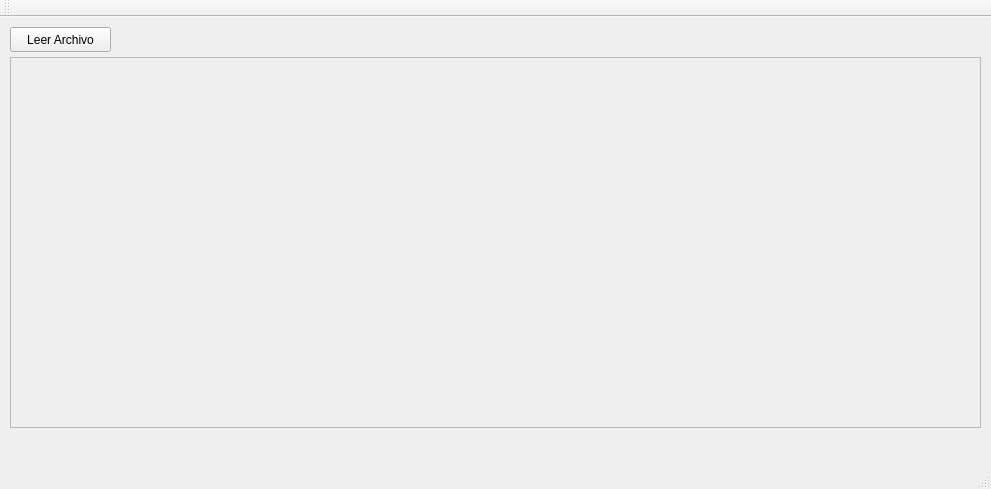
<?xml version="1.0" encoding="UTF-8"?>
<ui version="4.0">
 <class>ventanaPrincipal</class>
 <widget class="QMainWindow" name="ventanaPrincipal">
  <property name="geometry">
   <rect>
    <x>0</x>
    <y>0</y>
    <width>991</width>
    <height>489</height>
   </rect>
  </property>
  <property name="windowTitle">
   <string>Ventana Principal</string>
  </property>
  <widget class="QWidget" name="centralWidget">
   <widget class="FramePainter" name="frameDibujo">
    <property name="geometry">
     <rect>
      <x>10</x>
      <y>40</y>
      <width>971</width>
      <height>371</height>
     </rect>
    </property>
    <property name="mouseTracking">
     <bool>true</bool>
    </property>
    <property name="frameShape">
     <enum>QFrame::StyledPanel</enum>
    </property>
    <property name="frameShadow">
     <enum>QFrame::Raised</enum>
    </property>
   </widget>
   <widget class="QPushButton" name="button01">
    <property name="geometry">
     <rect>
      <x>10</x>
      <y>10</y>
      <width>101</width>
      <height>25</height>
     </rect>
    </property>
    <property name="text">
     <string>Leer Archivo</string>
    </property>
   </widget>
  </widget>
  <widget class="QMenuBar" name="menuBar">
   <property name="geometry">
    <rect>
     <x>0</x>
     <y>0</y>
     <width>991</width>
     <height>22</height>
    </rect>
   </property>
  </widget>
  <widget class="QToolBar" name="mainToolBar">
   <attribute name="toolBarArea">
    <enum>TopToolBarArea</enum>
   </attribute>
   <attribute name="toolBarBreak">
    <bool>false</bool>
   </attribute>
  </widget>
  <widget class="QStatusBar" name="statusBar"/>
 </widget>
 <layoutdefault spacing="6" margin="11"/>
 <customwidgets>
  <customwidget>
   <class>FramePainter</class>
   <extends>QFrame</extends>
   <header>framepainter.h</header>
   <container>1</container>
  </customwidget>
 </customwidgets>
 <resources/>
 <connections/>
</ui>
